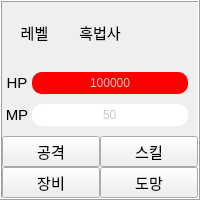
       <widget class="QFrame" name="frame_5">
        <property name="sizePolicy">
         <sizepolicy hsizetype="Expanding" vsizetype="Preferred">
          <horstretch>0</horstretch>
          <verstretch>0</verstretch>
         </sizepolicy>
        </property>
        <property name="minimumSize">
         <size>
          <width>180</width>
          <height>200</height>
         </size>
        </property>
        <property name="maximumSize">
         <size>
          <width>16777215</width>
          <height>200</height>
         </size>
        </property>
        <property name="frameShape">
         <enum>QFrame::Box</enum>
        </property>
        <property name="frameShadow">
         <enum>QFrame::Raised</enum>
        </property>
        <layout class="QGridLayout" name="gridLayout_11">
         <property name="leftMargin">
          <number>0</number>
         </property>
         <property name="topMargin">
          <number>0</number>
         </property>
         <property name="rightMargin">
          <number>0</number>
         </property>
         <property name="bottomMargin">
          <number>0</number>
         </property>
         <property name="spacing">
          <number>0</number>
         </property>
         <item row="2" column="0">
          <layout class="QHBoxLayout" name="horizontalLayout_14">
           <property name="spacing">
            <number>0</number>
           </property>
           <property name="rightMargin">
            <number>10</number>
           </property>
           <property name="bottomMargin">
            <number>10</number>
           </property>
           <item>
            <widget class="QLabel" name="mp_5">
             <property name="sizePolicy">
              <sizepolicy hsizetype="Preferred" vsizetype="Preferred">
               <horstretch>0</horstretch>
               <verstretch>0</verstretch>
              </sizepolicy>
             </property>
             <property name="minimumSize">
              <size>
               <width>30</width>
               <height>0</height>
              </size>
             </property>
             <property name="font">
              <font>
               <pointsize>11</pointsize>
              </font>
             </property>
             <property name="text">
              <string>MP</string>
             </property>
             <property name="scaledContents">
              <bool>true</bool>
             </property>
             <property name="alignment">
              <set>Qt::AlignCenter</set>
             </property>
            </widget>
           </item>
           <item>
            <widget class="QProgressBar" name="mp_wizard_black">
             <property name="styleSheet">
              <string notr="true">QProgressBar{
  background-color: rgb(255, 255, 255);
  color:rgb(200,200,200);
  border-style: none;
  border-bottom-right-radius: 10px;
  border-bottom-left-radius: 10px;
  border-top-right-radius: 10px;
  border-top-left-radius: 10px;
  text-align: center;}
QProgressBar::chunk{
 border-bottom-right-radius: 10px;
 border-bottom-left-radius: 10px;
 border-top-right-radius: 10px;
 border-top-left-radius: 10px;
background-color: rgb(0, 0, 255);
 }</string>
             </property>
             <property name="maximum">
              <number>999999999</number>
             </property>
             <property name="value">
              <number>50</number>
             </property>
             <property name="textDirection">
              <enum>QProgressBar::TopToBottom</enum>
             </property>
             <property name="format">
              <string>%v</string>
             </property>
            </widget>
           </item>
          </layout>
         </item>
         <item row="1" column="0">
          <layout class="QHBoxLayout" name="horizontalLayout_15">
           <property name="spacing">
            <number>0</number>
           </property>
           <property name="rightMargin">
            <number>10</number>
           </property>
           <property name="bottomMargin">
            <number>10</number>
           </property>
           <item>
            <widget class="QLabel" name="hp_5">
             <property name="sizePolicy">
              <sizepolicy hsizetype="Preferred" vsizetype="Preferred">
               <horstretch>0</horstretch>
               <verstretch>0</verstretch>
              </sizepolicy>
             </property>
             <property name="minimumSize">
              <size>
               <width>30</width>
               <height>0</height>
              </size>
             </property>
             <property name="font">
              <font>
               <pointsize>11</pointsize>
              </font>
             </property>
             <property name="text">
              <string>HP</string>
             </property>
             <property name="scaledContents">
              <bool>true</bool>
             </property>
             <property name="alignment">
              <set>Qt::AlignCenter</set>
             </property>
            </widget>
           </item>
           <item>
            <widget class="QProgressBar" name="hp_wizard_black">
             <property name="styleSheet">
              <string notr="true">QProgressBar{
  background-color: rgb(255, 255, 255);
  color:rgb(200,200,200);
  border-style: none;
  border-bottom-right-radius: 10px;
  border-bottom-left-radius: 10px;
  border-top-right-radius: 10px;
  border-top-left-radius: 10px;
  text-align: center;}
QProgressBar::chunk{
 border-bottom-right-radius: 10px;
 border-bottom-left-radius: 10px;
 border-top-right-radius: 10px;
 border-top-left-radius: 10px;
 background-color: rgb(255, 0, 0);
 }</string>
             </property>
             <property name="maximum">
              <number>999999999</number>
             </property>
             <property name="value">
              <number>12423423</number>
             </property>
             <property name="textDirection">
              <enum>QProgressBar::TopToBottom</enum>
             </property>
             <property name="format">
              <string>%v</string>
             </property>
            </widget>
           </item>
          </layout>
         </item>
         <item row="0" column="0">
          <layout class="QHBoxLayout" name="horizontalLayout_16">
           <property name="spacing">
            <number>0</number>
           </property>
           <property name="bottomMargin">
            <number>10</number>
           </property>
           <item>
            <widget class="QLabel" name="lv_wizard_black">
             <property name="minimumSize">
              <size>
               <width>30</width>
               <height>0</height>
              </size>
             </property>
             <property name="maximumSize">
              <size>
               <width>100</width>
               <height>30</height>
              </size>
             </property>
             <property name="font">
              <font>
               <pointsize>11</pointsize>
              </font>
             </property>
             <property name="text">
              <string>레벨</string>
             </property>
             <property name="alignment">
              <set>Qt::AlignCenter</set>
             </property>
            </widget>
           </item>
           <item>
            <widget class="QLabel" name="wizard_black">
             <property name="maximumSize">
              <size>
               <width>16777215</width>
               <height>30</height>
              </size>
             </property>
             <property name="font">
              <font>
               <pointsize>11</pointsize>
              </font>
             </property>
             <property name="text">
              <string>흑법사</string>
             </property>
             <property name="alignment">
              <set>Qt::AlignCenter</set>
             </property>
            </widget>
           </item>
           <item>
            <widget class="QLabel" name="img_wizard_black">
             <property name="text">
              <string/>
             </property>
            </widget>
           </item>
          </layout>
         </item>
         <item row="3" column="0">
          <layout class="QGridLayout" name="gridLayout_12">
           <property name="spacing">
            <number>0</number>
           </property>
           <item row="0" column="1">
            <widget class="QPushButton" name="pb_skill_wizard_black">
             <property name="font">
              <font>
               <pointsize>11</pointsize>
              </font>
             </property>
             <property name="text">
              <string>스킬</string>
             </property>
            </widget>
           </item>
           <item row="1" column="0">
            <widget class="QPushButton" name="pb_equip_wizard_black">
             <property name="font">
              <font>
               <pointsize>11</pointsize>
              </font>
             </property>
             <property name="text">
              <string>장비</string>
             </property>
            </widget>
           </item>
           <item row="1" column="1">
            <widget class="QPushButton" name="pb_run_wizard_black">
             <property name="font">
              <font>
               <pointsize>11</pointsize>
              </font>
             </property>
             <property name="text">
              <string>도망</string>
             </property>
            </widget>
           </item>
           <item row="0" column="0">
            <widget class="QPushButton" name="pb_atk_wizard_black">
             <property name="font">
              <font>
               <pointsize>11</pointsize>
              </font>
             </property>
             <property name="text">
              <string>공격</string>
             </property>
            </widget>
           </item>
          </layout>
         </item>
        </layout>
       </widget>
